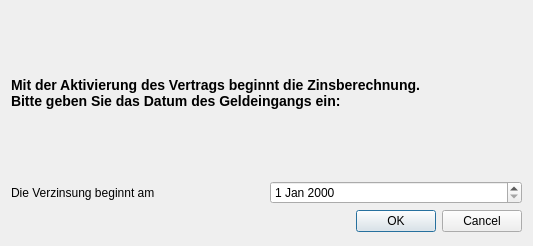
<?xml version="1.0" encoding="UTF-8"?>
<ui version="4.0">
 <class>askDateDlg</class>
 <widget class="QDialog" name="askDateDlg">
  <property name="geometry">
   <rect>
    <x>0</x>
    <y>0</y>
    <width>533</width>
    <height>246</height>
   </rect>
  </property>
  <property name="sizePolicy">
   <sizepolicy hsizetype="MinimumExpanding" vsizetype="Preferred">
    <horstretch>0</horstretch>
    <verstretch>0</verstretch>
   </sizepolicy>
  </property>
  <property name="windowTitle">
   <string>Dialog</string>
  </property>
  <widget class="QWidget" name="layoutWidget">
   <property name="geometry">
    <rect>
     <x>11</x>
     <y>11</y>
     <width>511</width>
     <height>221</height>
    </rect>
   </property>
   <layout class="QVBoxLayout" name="verticalLayout" stretch="7,2,2">
    <item>
     <widget class="QLabel" name="lblMsg">
      <property name="text">
       <string>&lt;H3&gt;Mit der Aktivierung des Vertrags beginnt die Zinsberechnung. &lt;br&gt;Bitte geben Sie das Datum des Geldeingangs ein:</string>
      </property>
      <property name="scaledContents">
       <bool>false</bool>
      </property>
      <property name="wordWrap">
       <bool>true</bool>
      </property>
     </widget>
    </item>
    <item>
     <layout class="QHBoxLayout" name="horizontalLayout">
      <item>
       <widget class="QLabel" name="lblDate">
        <property name="text">
         <string>Die Verzinsung beginnt am</string>
        </property>
       </widget>
      </item>
      <item>
       <widget class="QDateEdit" name="dateEdit"/>
      </item>
     </layout>
    </item>
    <item>
     <widget class="QDialogButtonBox" name="buttonBox">
      <property name="orientation">
       <enum>Qt::Horizontal</enum>
      </property>
      <property name="standardButtons">
       <set>QDialogButtonBox::Cancel|QDialogButtonBox::Ok</set>
      </property>
     </widget>
    </item>
   </layout>
  </widget>
 </widget>
 <resources/>
 <connections>
  <connection>
   <sender>buttonBox</sender>
   <signal>accepted()</signal>
   <receiver>askDateDlg</receiver>
   <slot>accept()</slot>
   <hints>
    <hint type="sourcelabel">
     <x>248</x>
     <y>254</y>
    </hint>
    <hint type="destinationlabel">
     <x>157</x>
     <y>274</y>
    </hint>
   </hints>
  </connection>
  <connection>
   <sender>buttonBox</sender>
   <signal>rejected()</signal>
   <receiver>askDateDlg</receiver>
   <slot>reject()</slot>
   <hints>
    <hint type="sourcelabel">
     <x>316</x>
     <y>260</y>
    </hint>
    <hint type="destinationlabel">
     <x>286</x>
     <y>274</y>
    </hint>
   </hints>
  </connection>
 </connections>
</ui>
